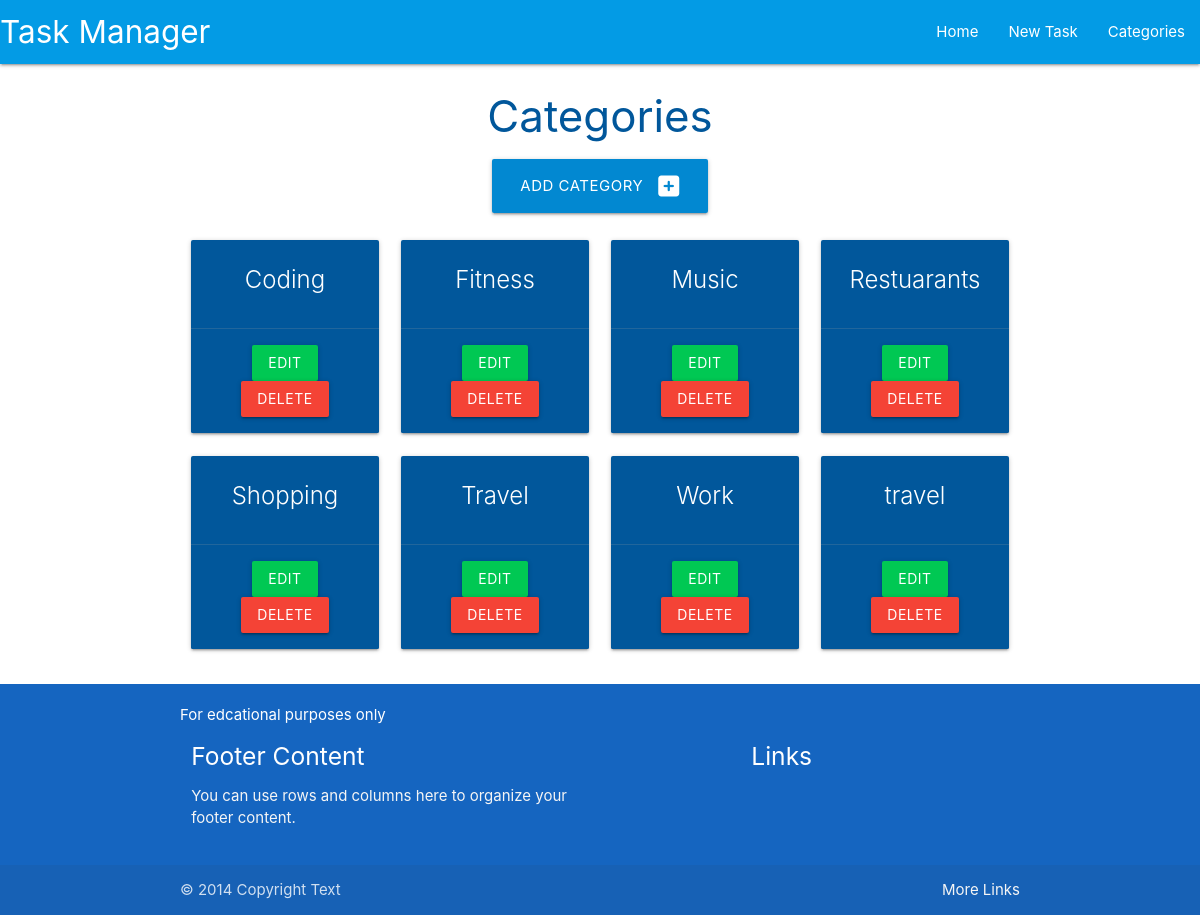
The page /categories on the database as committed earlier.
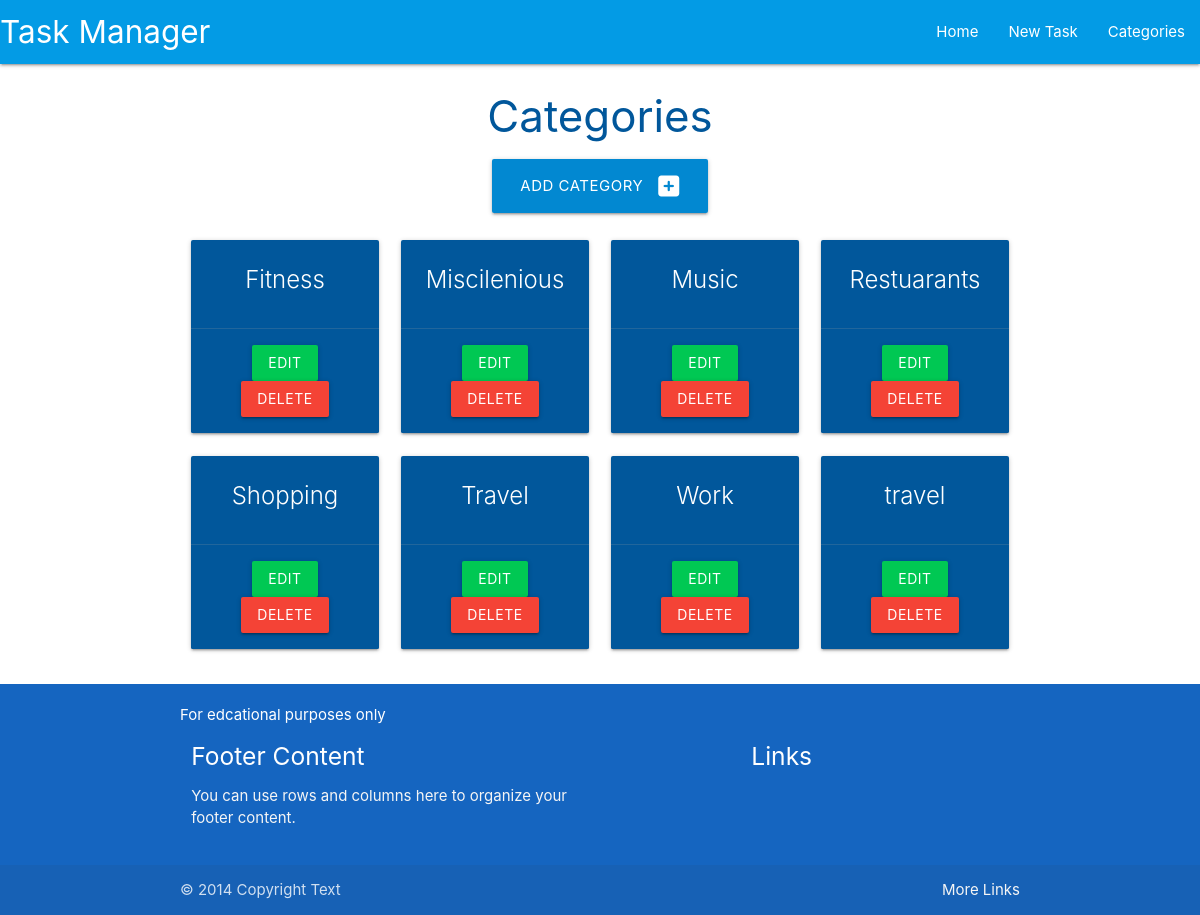
The same page on the database as committed later.
### taskmanager/models.py (models this page shows, shortened)
class Category(db.Model):
    id=db.Column(db.Integer,primary_key=True)
    category_name=db.Column(db.String(25),unique=True,nullable=False)
    tasks=db.relationship("Task",backref="category",cascade="all,delete",lazy=True)

### taskmanager/routes.py (the view)
@app.route("/categories")
def categories():
    categories = list(Category.query.order_by(Category.category_name).all())
    return render_template("categories.html",categories=categories)

### taskmanager/templates/categories.html
{% extends "base.html" %}
{% block content %}
<h3 class="light-blue-text text-darken-4 center-align">Categories</h3>
<div class="row">
    <div class="col s12 center-align">
        <a href="{{url_for('add_category')}}" class="btn-large light-blue darken-2">Add Category <i class="fas fa-plus-square right"></i></a>
    </div>
</div>
<div class="row">
    {% for category in categories %}
    <div class="col s12 m6 l3">
      <div class="card light-blue darken-4 center-align">
        <div class="card-content white-text">
          <span class="card-title">{{category.category_name}}</span>
        </div>
        <div class="card-action">
          <a href="{{url_for('edit_category',category_id=category.id)}}" class="btn green accent-4">Edit</a>
          <a href="{{url_for('delete_category',category_id=category.id)}}" class="btn red">Delete</a>
        </div>
      </div>
    </div>
    {% endfor %}
  </div>
{% endblock %}

### taskmanager/templates/base.html (shortened to what this page needs)
<!DOCTYPE html>
<html lang="en">
<head>
     <link rel="stylesheet" href="https://cdnjs.cloudflare.com/ajax/libs/materialize/1.0.0/css/materialize.min.css">
<link rel="stylesheet" href="{{url_for('static', filename='css/style.css')}}" type="text/css">
    </head>
<body>
    <header>
    <nav class="light-blue darken-1">
        <div class="nav-wrapper">
          <a href="{{url_for('home')}}" class="brand-logo">Task Manager</a>
          <ul class="right hide-on-med-and-down">
            <li><a href="{{url_for('home')}}">Home</a></li>
            <li><a href="">New Task</a></li>
            <li><a href="{{url_for('categories')}}">Categories</a></li>
          </ul>
        </div>
      </nav>
      </header>
  <main class="container">
{% block content %}
{% endblock %}
  </main>
  <footer class="page-footer blue darken-3">
    <div class="container">
        For edcational purposes only
      <div class="row">
        <div class="col l6 s12">
          <h5 class="white-text">Footer Content</h5>
          <p class="grey-text text-lighten-4">You can use rows and columns here to organize your footer content.</p>
        </div>
        <div class="col l4 offset-l2 s12">
          <h5 class="white-text">Links</h5>
        </div>
      </div>
    </div>
    <div class="footer-copyright">
      <div class="container">
      © 2014 Copyright Text
      <a class="grey-text text-lighten-4 right" href="#!">More Links</a>
      </div>
    </div>
  </footer>
</body>
</html>

### taskmanager/static/css/style.css (style rules this page uses)
body { display: flex; min-height: 100vh; flex-direction: column; }
main { flex: 1 0 auto; }

Rows that differ between the two databases and show on the page:
shown differently, row unchanged: Category "Fitness": moves up the list
changed Category: category_name "Coding" → "Miscilenious"
